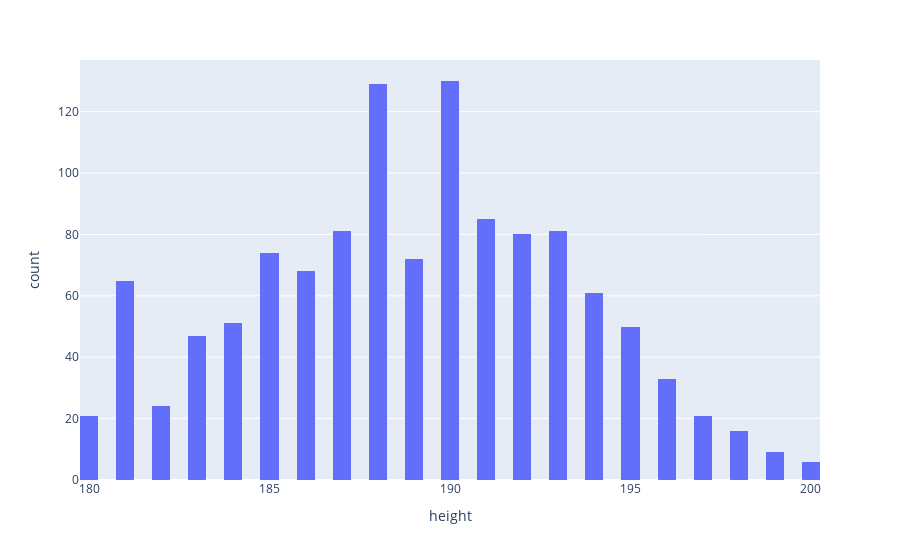

The cell this chart's notebook holds for it:
### Code cell
filtered_df = goalkeepers_df[(goalkeepers_df['height'] >= 180) & 
                  (goalkeepers_df['height'] <= 200)]

fig = px.histogram(filtered_df, 
                   x='height', 
                   labels={'height': 'height'},
                   nbins=100)

fig.show()

### Figure 1 — Plotly figure (JSON) as saved in the notebook; plotly's stock layout.template omitted (floating-point values rounded to 4 significant figures; data arrays with more than 128 entries replaced by an {"elided": "..."} marker saying what was removed)
{"data": [{"alignmentgroup": "True", "bingroup": "x", "hovertemplate": "height=%{x}<br>count=%{y}<extra></extra>", "legendgroup": "", "marker": {"color": "#636efa", "pattern": {"shape": ""}}, "name": "", "nbinsx": 100, "offsetgroup": "", "orientation": "v", "showlegend": false, "type": "histogram", "x": {"elided": "1204 float values"}, "xaxis": "x", "yaxis": "y"}], "layout": {"barmode": "relative", "legend": {"tracegroupgap": 0}, "margin": {"t": 60}, "xaxis": {"anchor": "y", "domain": [0, 1], "title": {"text": "height"}}, "yaxis": {"anchor": "x", "domain": [0, 1], "title": {"text": "count"}}}}
